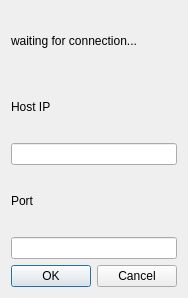
<?xml version="1.0" encoding="UTF-8"?>
<ui version="4.0">
 <class>ServerSet</class>
 <widget class="QDialog" name="ServerSet">
  <property name="geometry">
   <rect>
    <x>0</x>
    <y>0</y>
    <width>186</width>
    <height>298</height>
   </rect>
  </property>
  <property name="windowTitle">
   <string>Dialog</string>
  </property>
  <layout class="QVBoxLayout" name="verticalLayout_3">
   <item>
    <layout class="QVBoxLayout" name="verticalLayout_2">
     <item>
      <layout class="QVBoxLayout" name="verticalLayout">
       <item>
        <widget class="QLabel" name="wait">
         <property name="enabled">
          <bool>true</bool>
         </property>
         <property name="text">
          <string>waiting for connection...</string>
         </property>
        </widget>
       </item>
       <item>
        <widget class="QLabel" name="label">
         <property name="text">
          <string>Host IP</string>
         </property>
        </widget>
       </item>
       <item>
        <widget class="QLineEdit" name="hostIP"/>
       </item>
       <item>
        <widget class="QLabel" name="label_2">
         <property name="text">
          <string>Port</string>
         </property>
        </widget>
       </item>
       <item>
        <widget class="QLineEdit" name="port"/>
       </item>
      </layout>
     </item>
     <item>
      <widget class="QDialogButtonBox" name="buttonBox">
       <property name="orientation">
        <enum>Qt::Horizontal</enum>
       </property>
       <property name="standardButtons">
        <set>QDialogButtonBox::Cancel|QDialogButtonBox::Ok</set>
       </property>
      </widget>
     </item>
    </layout>
   </item>
  </layout>
 </widget>
 <resources/>
 <connections/>
</ui>
